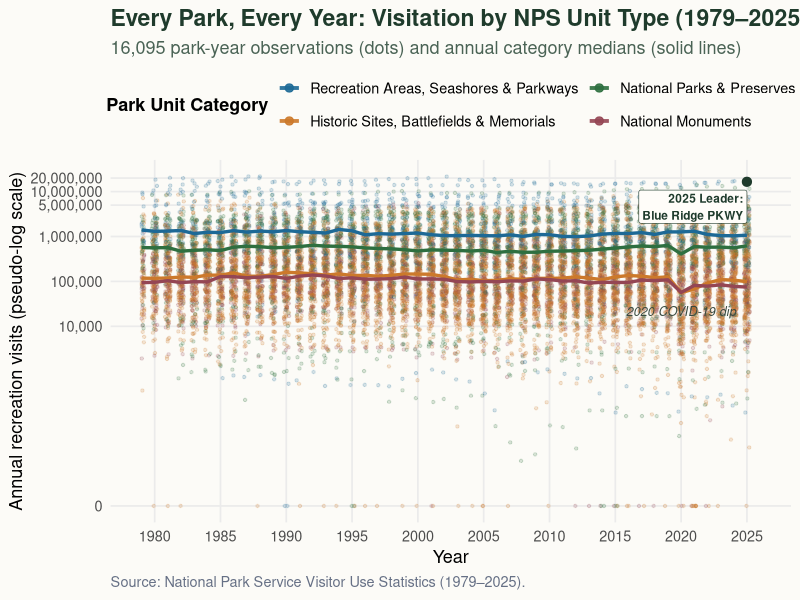

Generate this figure with R:
## ---- chunk 1
#| label: fig-park-visitation-by-type
#| fig-cap: "Annual recreation visits across 16,095 park-year observations (1979–2025), colored by NPS unit category. Solid lines track the median attendance for each category each year."
#| column: body-outset
#| fig-width: 11
#| fig-height: 7.5
#| fig-dpi: 300

library(tidyverse)

annual_visits <- read_csv(
  "nps_annual_visits_1979_2025.csv",
  show_col_types = FALSE
) |>
  mutate(
    suffix = word(park, -1),
    park_type = case_when(
      suffix %in% c("NP", "NPRES", "PRES") ~ "National Parks & Preserves",
      suffix %in% c("NRA", "NS", "NL", "PKWY", "NR", "NSR", "W&SR", "NRRA") ~ "Recreation Areas, Seashores & Parkways",
      suffix %in% c("NM", "Monument") ~ "National Monuments",
      TRUE ~ "Historic Sites, Battlefields & Memorials"
    ),
    park_type = factor(
      park_type,
      levels = c(
        "Recreation Areas, Seashores & Parkways",
        "National Parks & Preserves",
        "Historic Sites, Battlefields & Memorials",
        "National Monuments"
      )
    )
  )

type_medians <- annual_visits |>
  group_by(year, park_type) |>
  summarize(
    median_visits = median(recreation_visits, na.rm = TRUE),
    .groups = "drop"
  )

top_2025 <- annual_visits |>
  filter(year == max(year)) |>
  slice_max(recreation_visits, n = 1, with_ties = FALSE)

palette_cols <- c(
  "Recreation Areas, Seashores & Parkways" = "#1D6996",
  "National Parks & Preserves" = "#2E6F40",
  "Historic Sites, Battlefields & Memorials" = "#CC792B",
  "National Monuments" = "#944654"
)

ggplot(annual_visits, aes(x = year, y = recreation_visits, color = park_type)) +
  geom_point(
    position = position_jitter(width = 0.22, height = 0, seed = 2026),
    alpha = 0.18,
    size = 0.85
  ) +
  geom_line(
    data = type_medians,
    aes(y = median_visits, group = park_type),
    linewidth = 1.15
  ) +
  geom_point(
    data = top_2025,
    color = "#1F3B2C",
    size = 2.8
  ) +
  annotate(
    "label",
    x = 2025,
    y = top_2025$recreation_visits,
    label = paste0("2025 Leader:\n", top_2025$park),
    hjust = 1,
    vjust = 1.25,
    size = 3,
    fontface = "bold",
    color = "#1F3B2C",
    fill = "#FFFDF9",
    label.size = 0.2
  ) +
  annotate(
    "text",
    x = 2020,
    y = 22000,
    label = "2020 COVID-19 dip",
    color = "#3A4A40",
    fontface = "italic",
    size = 3.2
  ) +
  scale_color_manual(values = palette_cols) +
  scale_x_continuous(
    breaks = seq(1980, 2025, by = 5),
    limits = c(1979, 2026)
  ) +
  scale_y_continuous(
    trans = scales::transform_pseudo_log(sigma = 1),
    breaks = c(0, 10000, 100000, 1000000, 5000000, 10000000, 20000000),
    labels = scales::label_comma()
  ) +
  labs(
    title = "Every Park, Every Year: Visitation by NPS Unit Type (1979–2025)",
    subtitle = "16,095 park-year observations (dots) and annual category medians (solid lines)",
    x = "Year",
    y = "Annual recreation visits (pseudo-log scale)",
    color = "Park Unit Category",
    caption = "Source: National Park Service Visitor Use Statistics (1979–2025)."
  ) +
  guides(
    color = guide_legend(
      nrow = 2,
      byrow = TRUE,
      override.aes = list(alpha = 0.9, size = 2.5, linewidth = 1.3)
    )
  ) +
  theme_minimal(base_size = 13) +
  theme(
    plot.background = element_rect(fill = "#FCFBF7", color = NA),
    panel.background = element_rect(fill = "#FCFBF7", color = NA),
    plot.title = element_text(face = "bold", color = "#1F3B2C", size = 16.5),
    plot.subtitle = element_text(color = "#4A6355"),
    plot.caption = element_text(color = "#667085", hjust = 0),
    legend.position = "top",
    legend.title = element_text(face = "bold"),
    panel.grid.minor = element_blank()
  )
